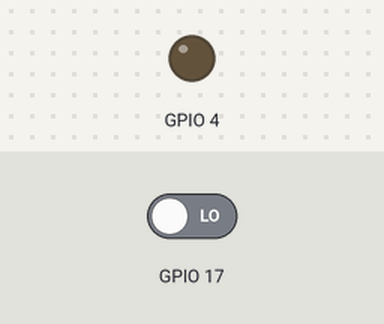
A program run on a simulated Raspberry Pi (BCM pin numbers). Shown: output pins drawn as LEDs (lit = HIGH). The test bench sets the inputs (shaded band); at power-on: GPIO 17 LOW. At 6.0 s the program stops and its outputs stay as they are.

Above: at 1.2 s.
1.3 s: GPIO 17 driven HIGH
At 3.8 s:
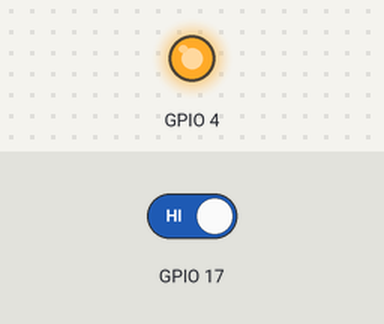
Timing chart, 0 to 7.5 s (numbered marks = the images above; inputs shaded):
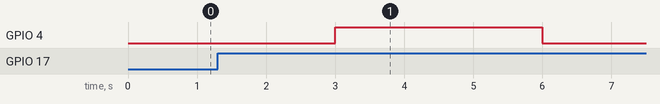

Measured:
- after the input at 1.3 s, GPIO 4: LOW → HIGH after 1.7 s, → LOW 3.0 s later

The program:

test-pir.py
```python
import RPi.GPIO as GPIO
import time
import sys

GPIO.setwarnings(False)
GPIO.setmode(GPIO.BCM)
GPIO.setup(4, GPIO.OUT)
GPIO.setup(17, GPIO.IN)


def fire_fog():
    GPIO.output(4,True)
    time.sleep(3)
    GPIO.output(4,False)
    GPIO.cleanup()
    sys.exit()

while 1:
    time.sleep(3)
    if GPIO.input(17)==True:
        fire_fog()
```
